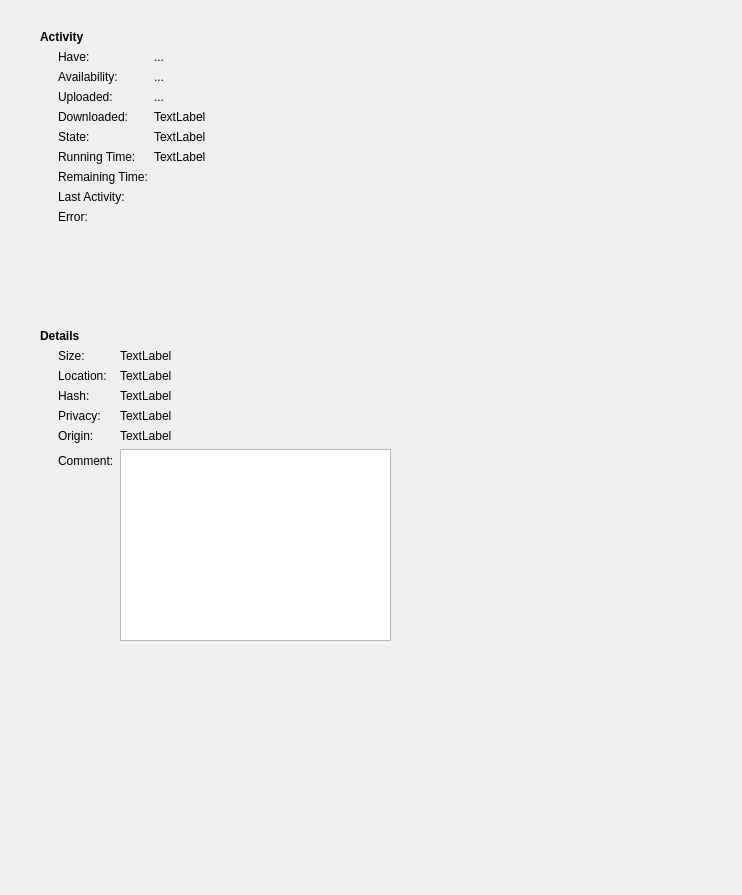
<?xml version="1.0" encoding="UTF-8"?>
<ui version="4.0">
 <class>TorrentDetails</class>
 <widget class="QFrame" name="TorrentDetails">
  <property name="geometry">
   <rect>
    <x>0</x>
    <y>0</y>
    <width>742</width>
    <height>895</height>
   </rect>
  </property>
  <property name="windowTitle">
   <string>Frame</string>
  </property>
  <widget class="QWidget" name="layoutWidget">
   <property name="geometry">
    <rect>
     <x>40</x>
     <y>30</y>
     <width>351</width>
     <height>611</height>
    </rect>
   </property>
   <layout class="QVBoxLayout" name="verticalLayout">
    <item>
     <widget class="QLabel" name="activityLabel">
      <property name="font">
       <font>
        <weight>75</weight>
        <bold>true</bold>
       </font>
      </property>
      <property name="text">
       <string>Activity</string>
      </property>
     </widget>
    </item>
    <item>
     <layout class="QFormLayout" name="activityLayout">
      <property name="leftMargin">
       <number>18</number>
      </property>
      <item row="0" column="0">
       <widget class="QLabel" name="haveLabel">
        <property name="text">
         <string>Have:</string>
        </property>
       </widget>
      </item>
      <item row="0" column="1">
       <widget class="QLabel" name="haveValueLabel">
        <property name="text">
         <string>...</string>
        </property>
       </widget>
      </item>
      <item row="1" column="0">
       <widget class="QLabel" name="availabilityLabel">
        <property name="text">
         <string>Availability:</string>
        </property>
       </widget>
      </item>
      <item row="1" column="1">
       <widget class="QLabel" name="availabilityValueLabel">
        <property name="text">
         <string>...</string>
        </property>
       </widget>
      </item>
      <item row="2" column="0">
       <widget class="QLabel" name="uploadedLabel">
        <property name="text">
         <string>Uploaded:</string>
        </property>
       </widget>
      </item>
      <item row="2" column="1">
       <widget class="QLabel" name="uploadedValueLabel">
        <property name="text">
         <string>...</string>
        </property>
       </widget>
      </item>
      <item row="3" column="0">
       <widget class="QLabel" name="label">
        <property name="text">
         <string>Downloaded:</string>
        </property>
       </widget>
      </item>
      <item row="3" column="1">
       <widget class="QLabel" name="label_2">
        <property name="text">
         <string>TextLabel</string>
        </property>
       </widget>
      </item>
      <item row="4" column="0">
       <widget class="QLabel" name="label_3">
        <property name="text">
         <string>State:</string>
        </property>
       </widget>
      </item>
      <item row="4" column="1">
       <widget class="QLabel" name="label_4">
        <property name="text">
         <string>TextLabel</string>
        </property>
       </widget>
      </item>
      <item row="5" column="0">
       <widget class="QLabel" name="label_5">
        <property name="text">
         <string>Running Time:</string>
        </property>
       </widget>
      </item>
      <item row="5" column="1">
       <widget class="QLabel" name="label_6">
        <property name="text">
         <string>TextLabel</string>
        </property>
       </widget>
      </item>
      <item row="6" column="0">
       <widget class="QLabel" name="label_7">
        <property name="text">
         <string>Remaining Time:</string>
        </property>
       </widget>
      </item>
      <item row="7" column="0">
       <widget class="QLabel" name="label_8">
        <property name="text">
         <string>Last Activity:</string>
        </property>
       </widget>
      </item>
      <item row="8" column="0">
       <widget class="QLabel" name="label_9">
        <property name="text">
         <string>Error:</string>
        </property>
       </widget>
      </item>
     </layout>
    </item>
    <item>
     <spacer name="verticalSpacer">
      <property name="orientation">
       <enum>Qt::Vertical</enum>
      </property>
      <property name="sizeHint" stdset="0">
       <size>
        <width>20</width>
        <height>20</height>
       </size>
      </property>
     </spacer>
    </item>
    <item>
     <widget class="QLabel" name="detailsLabel">
      <property name="font">
       <font>
        <weight>75</weight>
        <bold>true</bold>
       </font>
      </property>
      <property name="text">
       <string>Details</string>
      </property>
     </widget>
    </item>
    <item>
     <layout class="QFormLayout" name="formLayout">
      <property name="leftMargin">
       <number>18</number>
      </property>
      <item row="0" column="0">
       <widget class="QLabel" name="label_10">
        <property name="text">
         <string>Size:</string>
        </property>
       </widget>
      </item>
      <item row="0" column="1">
       <widget class="QLabel" name="label_16">
        <property name="text">
         <string>TextLabel</string>
        </property>
       </widget>
      </item>
      <item row="1" column="0">
       <widget class="QLabel" name="label_11">
        <property name="text">
         <string>Location:</string>
        </property>
       </widget>
      </item>
      <item row="1" column="1">
       <widget class="QLabel" name="label_17">
        <property name="text">
         <string>TextLabel</string>
        </property>
       </widget>
      </item>
      <item row="2" column="0">
       <widget class="QLabel" name="label_12">
        <property name="text">
         <string>Hash:</string>
        </property>
       </widget>
      </item>
      <item row="2" column="1">
       <widget class="QLabel" name="label_18">
        <property name="text">
         <string>TextLabel</string>
        </property>
       </widget>
      </item>
      <item row="3" column="0">
       <widget class="QLabel" name="label_13">
        <property name="text">
         <string>Privacy:</string>
        </property>
       </widget>
      </item>
      <item row="3" column="1">
       <widget class="QLabel" name="label_19">
        <property name="text">
         <string>TextLabel</string>
        </property>
       </widget>
      </item>
      <item row="4" column="0">
       <widget class="QLabel" name="label_14">
        <property name="text">
         <string>Origin:</string>
        </property>
       </widget>
      </item>
      <item row="4" column="1">
       <widget class="QLabel" name="label_20">
        <property name="text">
         <string>TextLabel</string>
        </property>
       </widget>
      </item>
      <item row="5" column="0">
       <widget class="QLabel" name="label_15">
        <property name="text">
         <string>Comment:</string>
        </property>
        <property name="buddy">
         <cstring>textBrowser</cstring>
        </property>
       </widget>
      </item>
      <item row="5" column="1">
       <widget class="QTextBrowser" name="textBrowser"/>
      </item>
     </layout>
    </item>
   </layout>
  </widget>
 </widget>
 <resources/>
 <connections/>
</ui>
